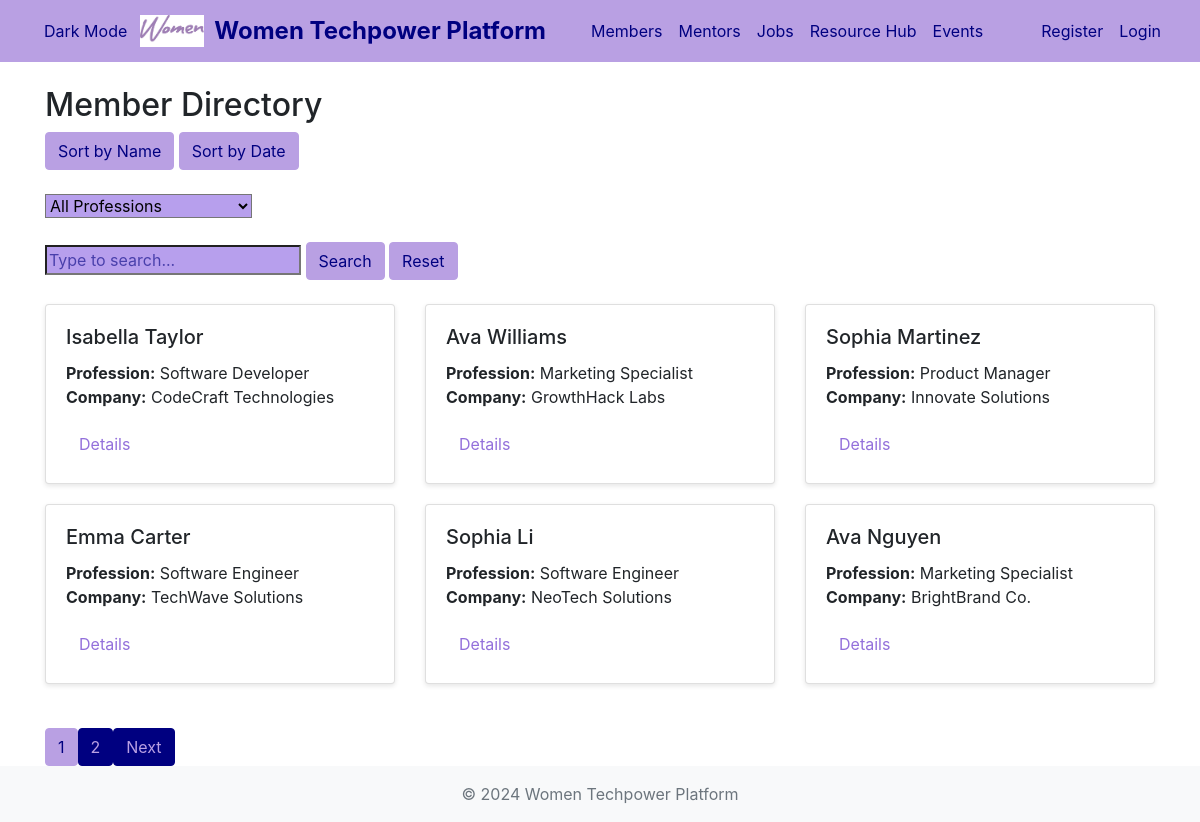
/members.php, run on the app's committed database.
### tables this page shows
CREATE TABLE `members` (
  `id` int(11) NOT NULL,
  `first_name` varchar(50) NOT NULL,
  `last_name` varchar(50) NOT NULL,
  `email` varchar(100) NOT NULL,
  `pswd` varchar(255) NOT NULL,
  `profession` varchar(100) DEFAULT NULL,
  `company` varchar(100) DEFAULT NULL,
  `expertise` text DEFAULT NULL,
  `linkedin_profile` varchar(255) DEFAULT NULL,
  `status` enum('member','mentor','admin') DEFAULT 'member',
  `created_at` timestamp NOT NULL DEFAULT current_timestamp(),
  `studies` varchar(255) DEFAULT NULL
);

### members.php (the view, shortened to what this page needs)
<?php
include_once "includes/header.php";
$pageStatus = 'member';
$members_per_page = 6;
$page = isset($_GET['page']) ? (int)$_GET['page'] : 1;
$offset = ($page - 1) * $members_per_page;
$database = new Database();
$db = $database->getConnection();
$sort = isset($_GET['sort']) ? $_GET['sort'] : "";
$order_by = "created_at DESC";
$professionFilter = isset($_GET['profession']) ? $_GET['profession'] : '';
$searchQuery = isset($_GET['query']) ? trim($_GET['query']) : '';
$query = "SELECT * FROM members WHERE status = :status AND status != 'admin'";
$query .= " ORDER BY $order_by LIMIT :offset, :members_per_page";
$stmt = $db->prepare($query);
$stmt->bindParam(":status", $pageStatus, PDO::PARAM_STR);
$stmt->bindValue(":offset", $offset, PDO::PARAM_INT);
$stmt->bindValue(":members_per_page", $members_per_page, PDO::PARAM_INT);
$stmt->execute();
$countQuery = "SELECT COUNT(*) as total_members FROM members WHERE status = :status AND status != 'admin'";
$countStmt = $db->prepare($countQuery);
$countStmt->bindParam(":status", $pageStatus, PDO::PARAM_STR);
$countStmt->execute();
$total_members = $countStmt->fetch(PDO::FETCH_ASSOC)['total_members'];
$total_pages = ceil($total_members / $members_per_page);
?>
<h2><?php echo ucfirst($pageStatus); ?> Directory</h2>
<div class="sorting-options">
    <a href="?status=<?php echo htmlspecialchars($pageStatus); ?>&sort=name&profession=<?php echo htmlspecialchars($professionFilter); ?>&query=<?php echo htmlspecialchars($searchQuery); ?>" class="btn btn-primary">Sort by Name</a>
    <a href="?status=<?php echo htmlspecialchars($pageStatus); ?>&sort=date&profession=<?php echo htmlspecialchars($professionFilter); ?>&query=<?php echo htmlspecialchars($searchQuery); ?>" class="btn btn-primary">Sort by Date</a>
</div>
<br/>
<div class="filter-options">
    <form method="GET">
        <select name="profession" id="profession" class="custom-dropdown" onchange="this.form.submit()">
            <option value="">All Professions</option>
        </select>
    </form>
</div>
<br/>
<div class="search-options">
    <form method="GET">
        <input type="text" class="custom-textbox" name="query" placeholder="Type to search..." value="<?php echo htmlspecialchars($searchQuery); ?>">
        <button type="submit" class="btn btn-primary">Search</button>
        <a href="members.php?status=<?php echo htmlspecialchars($pageStatus); ?>" class="btn btn-primary">Reset</a>
    </form>
</div>
<br/>
<div class="row">
    <?php while ($row = $stmt->fetch(PDO::FETCH_ASSOC)): ?>
        <div class="col-md-4">
            <div class="card member-card">
                <div class="card-body">
                    <h5 class="card-title"><?php echo htmlspecialchars($row['first_name'] . ' ' . $row['last_name']); ?></h5>
                    <p class="card-text">
                        <strong>Profession:</strong> <?php echo htmlspecialchars($row['profession']); ?>
                        <br>
                        <strong>Company:</strong> <?php echo htmlspecialchars($row['company']); ?>
                    </p>
                    <a href="details_member.php?id=<?php echo $row['id']; ?>" class="btn btnprimary">Details</a>
                </div>
            </div>
        </div>
    <?php endwhile; ?>
</div>
<br/>
<div class="pagination">
    <?php for ($i = 1; $i <= $total_pages; $i++): ?>
        <a href="?status=<?php echo htmlspecialchars($pageStatus); ?>&page=<?php echo $i; ?>&sort=<?php echo htmlspecialchars($sort); ?>&profession=<?php echo htmlspecialchars($professionFilter); ?>&query=<?php echo htmlspecialchars($searchQuery); ?>" class="btn btn-<?php echo $i == $page ? 'primary' : 'secondary'; ?>">
            <?php echo $i; ?>
        </a>
    <?php endfor; ?>
    <?php if ($page < $total_pages): ?>
        <a href="?status=<?php echo htmlspecialchars($pageStatus); ?>&page=<?php echo $page + 1; ?>&sort=<?php echo htmlspecialchars($sort); ?>&profession=<?php echo htmlspecialchars($professionFilter); ?>&query=<?php echo htmlspecialchars($searchQuery); ?>" class="btn btn-secondary">Next</a>
    <?php endif; ?>
</div>
<?php include_once "includes/footer.php"; ?>

### css/style.css (style rules this page uses)
body { min-height: 100vh; display: flex; flex-direction: column; }
.member-card { margin-bottom: 20px; box-shadow: 0 2px 5px rgba(0, 0, 0, 0.1); }
.btn-primary { background-color: #b9a0e3 !important; color: #000080 !important; border-color: #b9a0e3 !important; }
.btn-secondary { background-color: #000080 !important; color: #b9a0e3 !important; border-color: #000080 !important; }
.btnprimary { color: mediumpurple; }
.custom-dropdown { background-color: #b79fed; }
.custom-textbox { background-color: #b79fed; }
.custom-textbox::placeholder { color: #000080; opacity: 60%; }

### data on the page
members: first_name+last_name "Isabella Taylor", profession "Software Developer", company "CodeCraft Technologies"
members: first_name+last_name "Ava Williams", profession "Marketing Specialist", company "GrowthHack Labs"
members: first_name+last_name "Sophia Martinez", profession "Product Manager", company "Innovate Solutions"
members: first_name+last_name "Emma Carter", profession "Software Engineer", company "TechWave Solutions"
members: first_name+last_name "Sophia Li", profession "Software Engineer", company "NeoTech Solutions"
members: first_name+last_name "Ava Nguyen", profession "Marketing Specialist", company "BrightBrand Co."

### other printed values
$pageStatus "Member"
